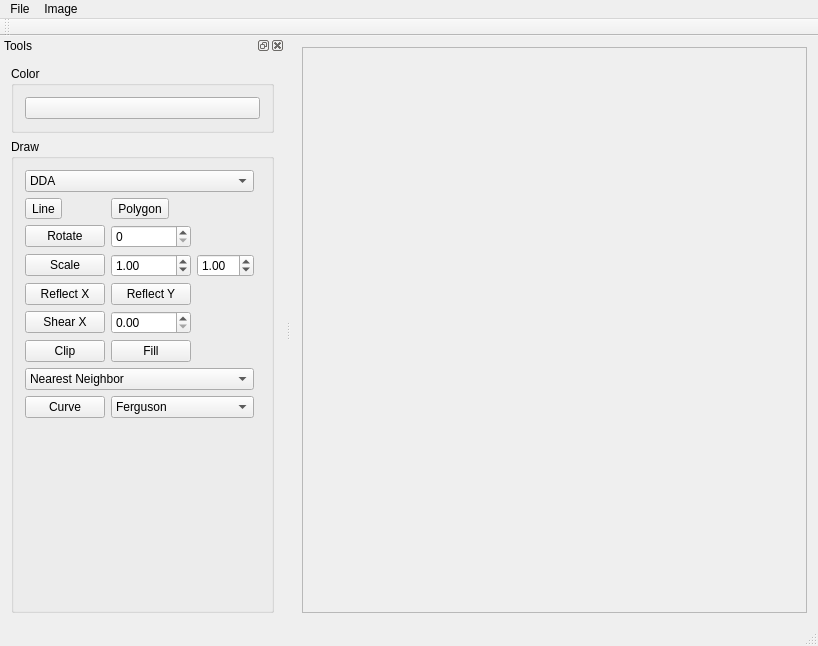
<?xml version="1.0" encoding="UTF-8"?>
<ui version="4.0">
 <class>ImageViewerClass</class>
 <widget class="QMainWindow" name="ImageViewerClass">
  <property name="geometry">
   <rect>
    <x>0</x>
    <y>0</y>
    <width>818</width>
    <height>646</height>
   </rect>
  </property>
  <property name="windowTitle">
   <string>ImageViewer</string>
  </property>
  <widget class="QWidget" name="centralWidget">
   <layout class="QVBoxLayout" name="verticalLayout">
    <item>
     <widget class="QScrollArea" name="scrollArea">
      <property name="widgetResizable">
       <bool>true</bool>
      </property>
      <widget class="QWidget" name="scrollAreaWidgetContents">
       <property name="geometry">
        <rect>
         <x>0</x>
         <y>0</y>
         <width>516</width>
         <height>566</height>
        </rect>
       </property>
      </widget>
     </widget>
    </item>
   </layout>
  </widget>
  <widget class="QMenuBar" name="menuBar">
   <property name="geometry">
    <rect>
     <x>0</x>
     <y>0</y>
     <width>818</width>
     <height>21</height>
    </rect>
   </property>
   <widget class="QMenu" name="menuFile">
    <property name="title">
     <string>File</string>
    </property>
    <addaction name="actionOpen"/>
    <addaction name="actionSave_as"/>
    <addaction name="separator"/>
    <addaction name="actionExit"/>
   </widget>
   <widget class="QMenu" name="menuImage">
    <property name="title">
     <string>Image</string>
    </property>
    <addaction name="actionClear"/>
   </widget>
   <addaction name="menuFile"/>
   <addaction name="menuImage"/>
  </widget>
  <widget class="QToolBar" name="mainToolBar">
   <attribute name="toolBarArea">
    <enum>TopToolBarArea</enum>
   </attribute>
   <attribute name="toolBarBreak">
    <bool>false</bool>
   </attribute>
  </widget>
  <widget class="QStatusBar" name="statusBar"/>
  <widget class="QDockWidget" name="dockWidget">
   <property name="windowTitle">
    <string>Tools</string>
   </property>
   <attribute name="dockWidgetArea">
    <number>1</number>
   </attribute>
   <widget class="QWidget" name="dockWidgetContents">
    <layout class="QGridLayout" name="gridLayout_2">
     <item row="0" column="0">
      <widget class="QGroupBox" name="groupBox">
       <property name="title">
        <string>Color</string>
       </property>
       <layout class="QGridLayout" name="gridLayout">
        <item row="0" column="0">
         <widget class="QPushButton" name="pushButtonSetColor">
          <property name="text">
           <string/>
          </property>
         </widget>
        </item>
       </layout>
      </widget>
     </item>
     <item row="1" column="0">
      <widget class="QGroupBox" name="groupBox_2">
       <property name="title">
        <string>Draw</string>
       </property>
       <layout class="QGridLayout" name="gridLayout_4">
        <item row="3" column="1">
         <widget class="QDoubleSpinBox" name="doubleSpinBoxX">
          <property name="minimum">
           <double>0.010000000000000</double>
          </property>
          <property name="maximum">
           <double>10.000000000000000</double>
          </property>
          <property name="value">
           <double>1.000000000000000</double>
          </property>
         </widget>
        </item>
        <item row="7" column="0" colspan="3">
         <widget class="QComboBox" name="comboBoxInterpolation">
          <item>
           <property name="text">
            <string>Nearest Neighbor</string>
           </property>
          </item>
          <item>
           <property name="text">
            <string>Barycentric</string>
           </property>
          </item>
         </widget>
        </item>
        <item row="6" column="0">
         <widget class="QPushButton" name="pushButtonClip">
          <property name="text">
           <string>Clip</string>
          </property>
          <property name="checkable">
           <bool>true</bool>
          </property>
         </widget>
        </item>
        <item row="5" column="1">
         <widget class="QDoubleSpinBox" name="doubleSpinBoxShear"/>
        </item>
        <item row="2" column="1">
         <widget class="QSpinBox" name="spinBoxRotation"/>
        </item>
        <item row="0" column="0" colspan="3">
         <widget class="QComboBox" name="comboBoxLineAlg">
          <item>
           <property name="text">
            <string>DDA</string>
           </property>
          </item>
          <item>
           <property name="text">
            <string>Bresenham</string>
           </property>
          </item>
          <item>
           <property name="text">
            <string>Circle</string>
           </property>
          </item>
         </widget>
        </item>
        <item row="1" column="1" colspan="3">
         <widget class="QToolButton" name="toolButtonPolygon">
          <property name="text">
           <string>Polygon</string>
          </property>
          <property name="checkable">
           <bool>true</bool>
          </property>
          <attribute name="buttonGroup">
           <string notr="true">buttonGroup</string>
          </attribute>
         </widget>
        </item>
        <item row="3" column="0">
         <widget class="QPushButton" name="pushButtonApplyScale">
          <property name="text">
           <string>Scale</string>
          </property>
          <property name="checkable">
           <bool>false</bool>
          </property>
         </widget>
        </item>
        <item row="2" column="0">
         <widget class="QPushButton" name="buttonRotate">
          <property name="text">
           <string>Rotate</string>
          </property>
          <property name="checkable">
           <bool>true</bool>
          </property>
         </widget>
        </item>
        <item row="5" column="0">
         <widget class="QPushButton" name="pushButtonShear">
          <property name="text">
           <string>Shear X</string>
          </property>
          <property name="checkable">
           <bool>false</bool>
          </property>
         </widget>
        </item>
        <item row="4" column="0">
         <widget class="QPushButton" name="pushButtonReflectX">
          <property name="text">
           <string>Reflect X</string>
          </property>
         </widget>
        </item>
        <item row="3" column="2">
         <widget class="QDoubleSpinBox" name="doubleSpinBoxY">
          <property name="minimum">
           <double>0.010000000000000</double>
          </property>
          <property name="maximum">
           <double>10.000000000000000</double>
          </property>
          <property name="value">
           <double>1.000000000000000</double>
          </property>
         </widget>
        </item>
        <item row="6" column="1">
         <widget class="QPushButton" name="pushButtonFill">
          <property name="text">
           <string>Fill</string>
          </property>
          <property name="checkable">
           <bool>true</bool>
          </property>
         </widget>
        </item>
        <item row="1" column="0">
         <widget class="QToolButton" name="toolButtonDrawLine">
          <property name="text">
           <string>Line</string>
          </property>
          <property name="checkable">
           <bool>true</bool>
          </property>
          <attribute name="buttonGroup">
           <string notr="true">buttonGroup</string>
          </attribute>
         </widget>
        </item>
        <item row="4" column="1">
         <widget class="QPushButton" name="pushButtonReflectY">
          <property name="text">
           <string>Reflect Y</string>
          </property>
         </widget>
        </item>
        <item row="10" column="0">
         <spacer name="verticalSpacer">
          <property name="orientation">
           <enum>Qt::Orientation::Vertical</enum>
          </property>
          <property name="sizeHint" stdset="0">
           <size>
            <width>20</width>
            <height>40</height>
           </size>
          </property>
         </spacer>
        </item>
        <item row="8" column="1" colspan="2">
         <widget class="QComboBox" name="comboBoxKrivky">
          <property name="enabled">
           <bool>true</bool>
          </property>
          <item>
           <property name="text">
            <string>Ferguson</string>
           </property>
          </item>
          <item>
           <property name="text">
            <string>Bezier</string>
           </property>
          </item>
          <item>
           <property name="text">
            <string>Coons B Spline</string>
           </property>
          </item>
         </widget>
        </item>
        <item row="8" column="0">
         <widget class="QPushButton" name="pushButtonKrivka">
          <property name="text">
           <string>Curve</string>
          </property>
          <property name="checkable">
           <bool>true</bool>
          </property>
         </widget>
        </item>
       </layout>
      </widget>
     </item>
    </layout>
   </widget>
  </widget>
  <action name="actionOpen">
   <property name="text">
    <string>Open</string>
   </property>
   <property name="shortcut">
    <string>Ctrl+O</string>
   </property>
  </action>
  <action name="actionSave_as">
   <property name="text">
    <string>Save as</string>
   </property>
   <property name="shortcut">
    <string>Ctrl+S</string>
   </property>
  </action>
  <action name="actionClear">
   <property name="text">
    <string>Clear</string>
   </property>
  </action>
  <action name="actionExit">
   <property name="text">
    <string>Exit</string>
   </property>
   <property name="shortcut">
    <string>Alt+F4</string>
   </property>
  </action>
  <action name="actionResize">
   <property name="text">
    <string>Resize</string>
   </property>
  </action>
 </widget>
 <layoutdefault spacing="6" margin="11"/>
 <resources>
  <include location="ImageViewer.qrc"/>
 </resources>
 <connections/>
 <buttongroups>
  <buttongroup name="buttonGroup"/>
 </buttongroups>
</ui>
